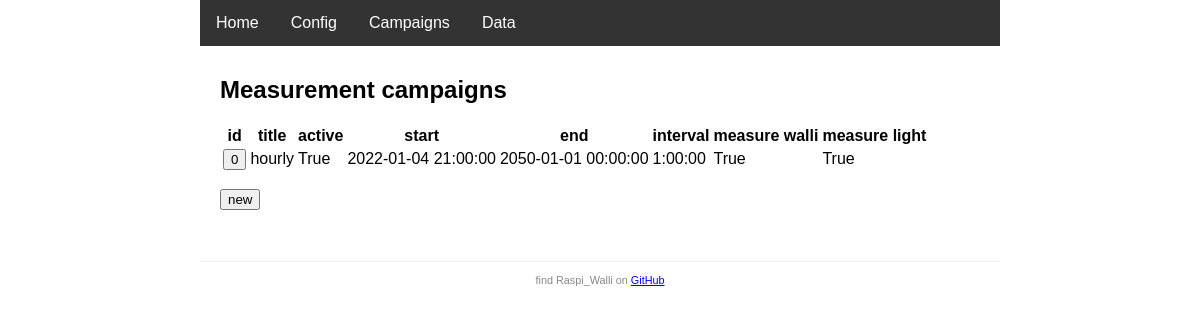
Page /campaigns/ on the earlier database version.
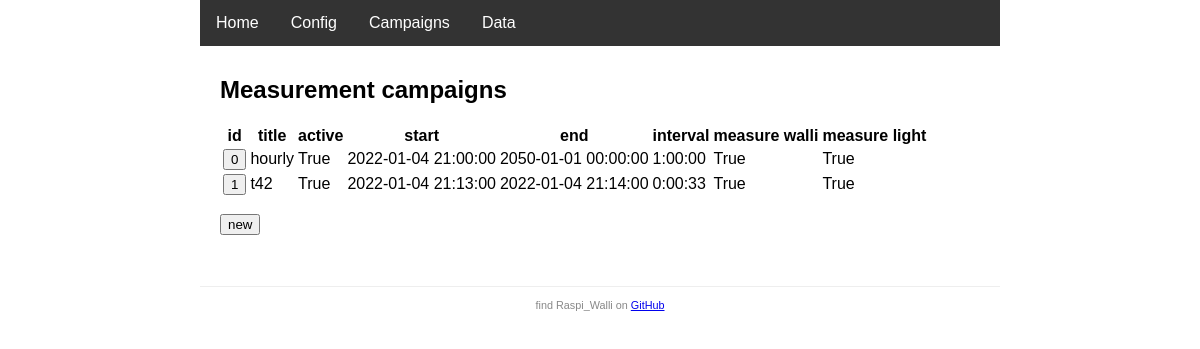
Same page on the later database version.
### app.py (models this page shows, shortened)
class Campaign(db.Model):
    id = db.Column(db.Integer, primary_key=True)
    title = db.Column(db.String(120), nullable=False)
    is_active = db.Column(db.Boolean, default=True)
    start = db.Column(db.DateTime, nullable=False)
    end = db.Column(db.DateTime, nullable=False)
    previous = db.Column(db.DateTime)
    interval = db.Column(db.Interval, nullable=False)
    measure_walli = db.Column(db.Boolean, default=True)
    measure_light = db.Column(db.Boolean, default=True)
    walli_stats = db.relationship('WalliStat', backref='campaign', lazy=True, cascade="all, delete")
    lux_values = db.relationship('LuxValue', backref='campaign', lazy=True, cascade="all, delete")

### app.py (the view)
@app.route('/campaigns/')
def campaigns():
    campaigns = db.session.query(Campaign).all()
    return render_template('campaigns.html', campaigns=campaigns)

### templates/campaigns.html
{% extends 'base.html' %}
{% block content %}
<h2>Measurement campaigns</h2>
<table>
    <thead>
        <tr>
            <th>id</th>
            <th>title</th>
            <th>active</th>
            <th>start</th>
            <th>end</th>
            <th>interval</th>
            <th>measure walli</th>
            <th>measure light</th>
        </tr>
    </thead>
    <tbody>
        {% for cpn in campaigns %}
        <tr>
            <td>
                <a href="edit/{{cpn.id}}/" title="click to edit campaign {{cpn.id}}">
                    <button type="button">{{cpn.id}}</button>
                </a>
            </td>
            <td>{{cpn.title}}</td>
            <td>{{cpn.is_active}}</td>
            <td>{{cpn.start}}</td>
            <td>{{cpn.end}}</td>
            <td>{{cpn.interval}}</td>
            <td>{{cpn.measure_walli}}</td>
            <td>{{cpn.measure_light}}</td>
        </tr>
        {% endfor %}
    </tbody>
</table>
<p>
    <a href="edit">
        <button type="button" title="create a new campaign">new</button>
    </a>
</p>
{% endblock %}

### templates/base.html (shortened to what this page needs)
<!DOCTYPE html>
<html>
<head>
    {% block head %}
        {% block styles %}
            <link rel="stylesheet" type="text/css" href="{{ url_for('static', filename='style.css' ) }}">
        {% endblock styles %}
    {% endblock head %}
</head>
<body>
<nav>
    {% block nav %}
        <ul>
            <li><a href="{{ url_for('index') }}">Home</a></li>
            <li><a href="{{ url_for('config') }}">Config</a></li>
            <li><a href="{{ url_for('campaigns') }}">Campaigns</a></li>
            <li><a href="{{ url_for('data') }}">Data</a></li>
        </ul>
    {% endblock %}
</nav>
<main>
    {% block content %}{% endblock %}
</main>
<footer>
    {% block footer %}
        <small> find Raspi_Walli on
            <a href="https://github.com/munich-ml/raspi_walli/">GitHub</a>
        </small>
    {% endblock %}
</footer>
</body>
</html>

### static/style.css (style rules this page uses)
* { font-family: Arial, Helvetica, sans-serif; }
body { margin: auto; width: 800px; }
nav ul { list-style-type: none; margin: 0; padding: 0; overflow: hidden; background-color: #333; }
nav li { float: left; }
nav li a { display: block; color: white; text-align: center; padding: 14px 16px; text-decoration: none; }
main { padding: 10px 20px; }
footer { font-size: 13px; color: #888; border-top: 1px solid #eee; margin-top: 25px; text-align: center; padding: 10px; }

Differences in the rows shown:
added Campaign: id "1", title "t42", is_active "True", start "2022-01-04 21:13:00", end "2022-01-04 21:14:00", interval "0:00:33", measure_walli "True", measure_light "True"
